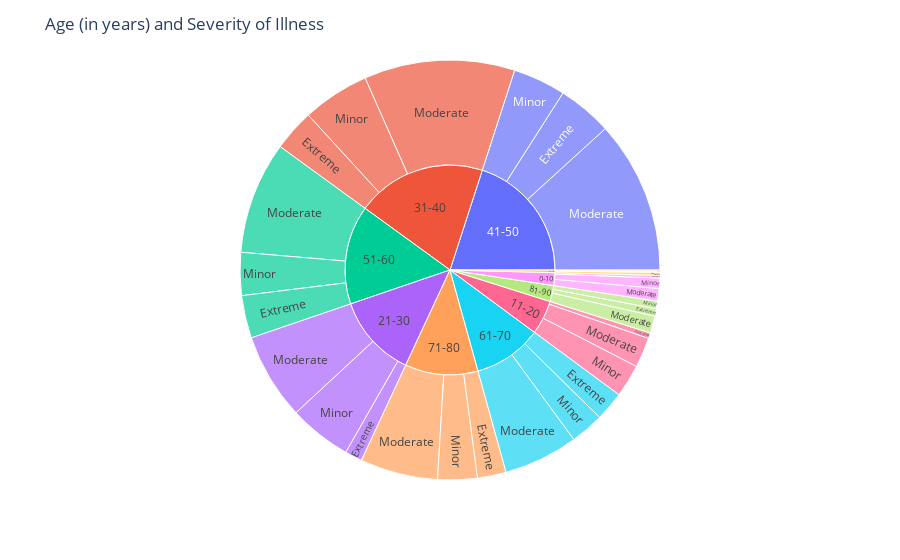

Notebook cell for this chart:
### Code cell
# Check for relationship between age and severity of illness
fig6=px.sunburst(patients,path=['Age','Severity of Illness'])
fig6.update_layout(title='Age (in years) and Severity of Illness')
fig6.show()

# More extreme cases in older age groups

### Figure 1 — Plotly figure (JSON) as saved in the notebook; plotly's stock layout.template omitted (floating-point values rounded to 4 significant figures)
{"data": [{"branchvalues": "total", "domain": {"x": [0, 1], "y": [0, 1]}, "hovertemplate": "labels=%{label}<br>count=%{value}<br>parent=%{parent}<br>id=%{id}<extra></extra>", "ids": ["0-10/Extreme", "11-20/Extreme", "21-30/Extreme", "31-40/Extreme", "41-50/Extreme", "51-60/Extreme", "61-70/Extreme", "71-80/Extreme", "81-90/Extreme", "91-100/Extreme", "0-10/Minor", "11-20/Minor", "21-30/Minor", "31-40/Minor", "41-50/Minor", "51-60/Minor", "61-70/Minor", "71-80/Minor", "81-90/Minor", "91-100/Minor", "0-10/Moderate", "11-20/Moderate", "21-30/Moderate", "31-40/Moderate", "41-50/Moderate", "51-60/Moderate", "61-70/Moderate", "71-80/Moderate", "81-90/Moderate", "91-100/Moderate", "0-10", "11-20", "21-30", "31-40", "41-50", "51-60", "61-70", "71-80", "81-90", "91-100"], "labels": ["Extreme", "Extreme", "Extreme", "Extreme", "Extreme", "Extreme", "Extreme", "Extreme", "Extreme", "Extreme", "Minor", "Minor", "Minor", "Minor", "Minor", "Minor", "Minor", "Minor", "Minor", "Minor", "Moderate", "Moderate", "Moderate", "Moderate", "Moderate", "Moderate", "Moderate", "Moderate", "Moderate", "Moderate", "0-10", "11-20", "21-30", "31-40", "41-50", "51-60", "61-70", "71-80", "81-90", "91-100"], "name": "", "parents": ["0-10", "11-20", "21-30", "31-40", "41-50", "51-60", "61-70", "71-80", "81-90", "91-100", "0-10", "11-20", "21-30", "31-40", "41-50", "51-60", "61-70", "71-80", "81-90", "91-100", "0-10", "11-20", "21-30", "31-40", "41-50", "51-60", "61-70", "71-80", "81-90", "91-100", "", "", "", "", "", "", "", "", "", ""], "type": "sunburst", "values": [658, 1358, 4237, 10219, 13393, 10467, 7215, 7038, 1842, 296, 2530, 8027, 15406, 16462, 12933, 10513, 8199, 9686, 1840, 276, 3066, 7383, 21200, 36958, 37423, 27534, 18273, 19068, 4208, 730, 6254, 16768, 40843, 63639, 63749, 48514, 33687, 35792, 7890, 1302]}], "layout": {"legend": {"tracegroupgap": 0}, "margin": {"t": 60}, "title": {"text": "Age (in years) and Severity of Illness"}}}
